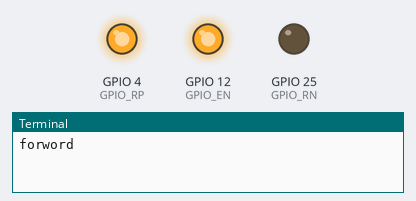
The program below on a simulated Raspberry Pi (BCM pin numbers). Parts: output pins drawn as LEDs (lit = HIGH), the last lines printed to the terminal.

Above: at 0.5 s.
At 1.5 s:
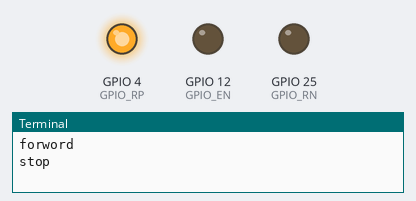
At 2.5 s:
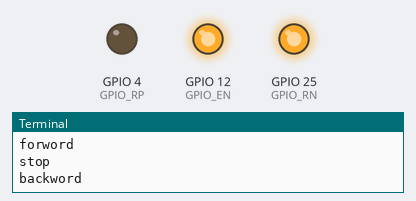
At 3.5 s:
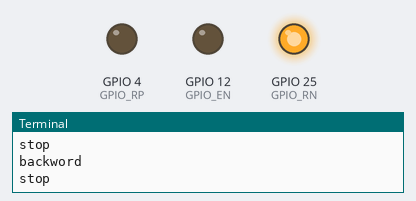
Timing chart, 0 to 5.2 s (numbered marks = the images above):
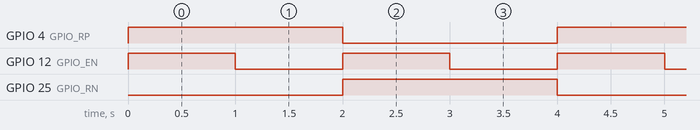

The program:

motor.py
```python
import RPi.GPIO as GPIO
import time

GPIO.setmode(GPIO.BCM)

GPIO_RP = 4
GPIO_RN = 25
GPIO_EN = 12

GPIO.setup(GPIO_RP, GPIO.OUT)
GPIO.setup(GPIO_RN, GPIO.OUT)
GPIO.setup(GPIO_EN, GPIO.OUT)

try:
	while True:
		print ('forword')

		GPIO.output(GPIO_RP, True)
		GPIO.output(GPIO_RN, False)
		GPIO.output(GPIO_EN, True)
		time.sleep(1)

		print ('stop')
		GPIO.output(GPIO_EN, False)
		time.sleep(1)

		print ('backword')
		GPIO.output(GPIO_RP, False)
		GPIO.output(GPIO_RN, True)
		GPIO.output(GPIO_EN, True)
		time.sleep(1)

		print ('stop')
		GPIO.output(GPIO_EN, False)
		time.sleep(1)

finally:
	GPIO.cleanup()
```

Measured:
- by itself, GPIO 4 (GPIO_RP), GPIO 25 (GPIO_RN): alternates HIGH for 2.0 s and LOW for 2.0 s
- by itself, GPIO 12 (GPIO_EN): alternates HIGH for 1.0 s and LOW for 1.0 s
- by itself, everything shown: repeats every 4.0 s, in 4 steps
